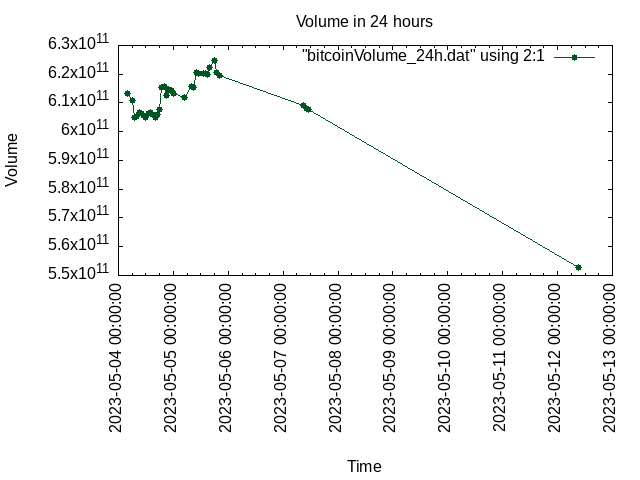

Reproduce this figure in gnuplot.
set terminal png
set title "Volume in 24 hours"
set xlabel "Time"
set ylabel "Volume"
set xdata time 
set timefmt '%Y-%m-%d %H:%M:%S'
set format x '%Y-%m-%d %H:%M:%S'
set xtics rotate 
set style line 1 linecolor rgb '#005623' linetype 1 linewidth 1 pointtype 7 
set output 'bitcoinVolume.png'
plot "bitcoinVolume_24h.dat" using 2:1 with linespoints ls 1
